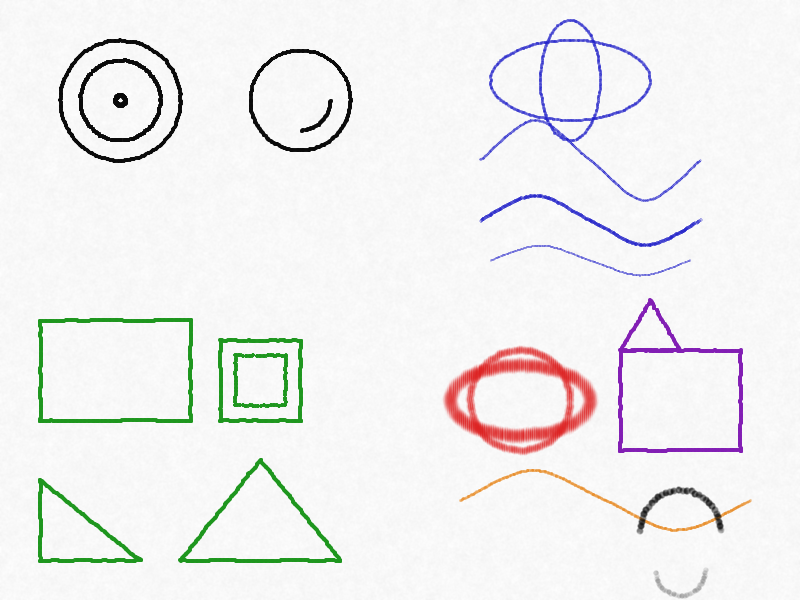

This chart was generated by the following Python code:
"""
Lesson 02: Curves & Shapes
A study in circles, arcs, ellipses, S-curves, rectangles, and triangles,
arranged across four quadrants with multiple tools and colors.
"""

import sys
import os
import math
sys.path.insert(0, os.path.join(os.path.dirname(__file__), '..', '..', 'artist'))

from student import *
from stylus_format import Drawing
from renderer import render_drawing

all_strokes = []

# =============================================================================
# Section 1 -- Circles & Arcs (top-left quadrant)
# Pen tool, black ink
# =============================================================================

# Shape 1: Outer concentric circle, light pressure
all_strokes.append(draw_circle(cx=120, cy=100, radius=60, tool="pen", color="black", pressure=0.4))

# Shape 2: Inner concentric circle, heavier pressure
all_strokes.append(draw_circle(cx=120, cy=100, radius=40, tool="pen", color="black", pressure=0.7))

# Shape 3: Bottom half-arc
all_strokes.append(draw_arc(cx=300, cy=100, radius=50, start_angle=0, end_angle=math.pi, tool="pen", color="black", pressure=0.5))

# Shape 4: Top half-arc, lighter to show contrast
all_strokes.append(draw_arc(cx=300, cy=100, radius=50, start_angle=math.pi, end_angle=2*math.pi, tool="pen", color="black", pressure=0.3))

# Shape 5: Quarter arc
all_strokes.append(draw_arc(cx=300, cy=100, radius=30, start_angle=0, end_angle=math.pi/2, tool="pen", color="black", pressure=0.6))

# Creative touch: a tiny dot-circle at the center of the concentric pair
all_strokes.append(draw_circle(cx=120, cy=100, radius=5, tool="pen", color="black", pressure=0.9))

# =============================================================================
# Section 2 -- Ellipses & S-Curves (top-right quadrant)
# Pencil tool, blue
# =============================================================================

# Shape 6: Wide ellipse
all_strokes.append(draw_ellipse(cx=570, cy=80, rx=80, ry=40, tool="pencil", color="blue", pressure=0.5))

# Shape 7: Tall ellipse (overlapping the wide one -- like a compass rose shape)
all_strokes.append(draw_ellipse(cx=570, cy=80, rx=30, ry=60, tool="pencil", color="blue", pressure=0.5))

# Shape 8: Horizontal S-curve, moderate amplitude
all_strokes.append(draw_s_curve(x1=480, y1=160, x2=700, y2=160, amplitude=40, tool="pencil", color="blue", pressure=0.4))

# Shape 9: S-curve with smaller amplitude but heavier pressure
all_strokes.append(draw_s_curve(x1=480, y1=220, x2=700, y2=220, amplitude=25, tool="pencil", color="blue", pressure=0.7))

# Creative touch: a gentle third S-curve echoing below, very light, like a fading ripple
all_strokes.append(draw_s_curve(x1=490, y1=260, x2=690, y2=260, amplitude=15, tool="pencil", color="blue", pressure=0.2))

# =============================================================================
# Section 3 -- Rectangles & Triangles (bottom-left quadrant)
# Pen tool, green
# =============================================================================

# Shape 10: Medium rectangle
all_strokes.append(draw_rectangle(x=40, y=320, w=150, h=100, tool="pen", color="green", pressure=0.5))

# Shape 11: Square
all_strokes.append(draw_rectangle(x=220, y=340, w=80, h=80, tool="pen", color="green", pressure=0.5))

# Shape 12: Right triangle
all_strokes.append(draw_triangle(40, 480, 140, 560, 40, 560, tool="pen", color="green", pressure=0.5))

# Shape 13: Isosceles triangle
all_strokes.append(draw_triangle(180, 560, 260, 460, 340, 560, tool="pen", color="green", pressure=0.5))

# Creative touch: small diamond (rotated square) inside the square, using hatching would be
# too much -- instead a subtle inner rectangle to give the square some depth
all_strokes.append(draw_rectangle(x=235, y=355, w=50, h=50, tool="pen", color="green", pressure=0.3))

# =============================================================================
# Section 4 -- Combined composition (bottom-right quadrant)
# Multiple tools and colors -- a little scene: sun-like shape, house, and ground
# =============================================================================

# Shape 14: Light brush circle (the "sun" body)
all_strokes.append(draw_circle(cx=520, cy=400, radius=50, tool="brush", color="red", pressure=0.3))

# Shape 15: Ellipse orbit around the circle
all_strokes.append(draw_ellipse(cx=520, cy=400, rx=70, ry=35, tool="brush", color="red", pressure=0.6))

# Shape 16: Rectangle (the "house" body)
all_strokes.append(draw_rectangle(x=620, y=350, w=120, h=100, tool="pen", color="purple", pressure=0.5))

# Shape 17: Triangle roof on top of the house
all_strokes.append(draw_triangle(680, 350, 620, 350, 650, 300, tool="pen", color="purple", pressure=0.5))

# Shape 18: S-curve below the shapes (the "ground")
all_strokes.append(draw_s_curve(x1=460, y1=500, x2=750, y2=500, amplitude=30, tool="pencil", color="orange", pressure=0.5))

# Shape 19: Upward arc in charcoal -- new tool!
all_strokes.append(draw_arc(cx=680, cy=530, radius=40, start_angle=math.pi, end_angle=2*math.pi, tool="charcoal", color="black", pressure=0.6))

# Creative touch: a second charcoal arc mirroring below, like a reflection
all_strokes.append(draw_arc(cx=680, cy=570, radius=25, start_angle=0, end_angle=math.pi, tool="charcoal", color="gray", pressure=0.3))

# =============================================================================
# Render and save
# =============================================================================

drawing = Drawing(strokes=all_strokes, width=800, height=600)
img = render_drawing(drawing, apply_paper=True)
output_path = os.path.join(os.path.dirname(__file__), "lesson_02.png")
img.convert("RGB").save(output_path)
print(f"Saved to {output_path}")
print(f"Total strokes: {len(all_strokes)}")
